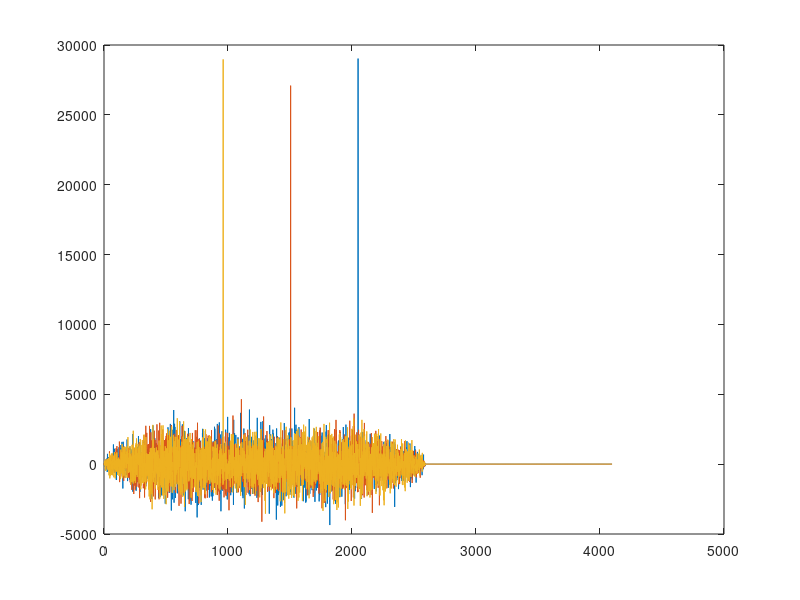

This figure's MATLAB source:
% Wczytywanie danych z pliku 'adsl_x.mat'
Dane = load('adsl_x.mat');
sygnal = Dane.x;

% Ustawienie parametrów sygnału
LiczbaBlokow = 4; % Liczba bloków
DlugoscPrefiksu = 32; % Długość prefiksu
DlugoscBloku = 512; % Długość bloku

% Inicjalizacja wektora dla indeksów początkowych prefiksów
IndeksyPrefiksu = ["i", "i", "i", "i"];
figure;
% Dla każdego bloku:
for b = 1:LiczbaBlokow
    % Obliczanie indeksów początku i końca segmentu sygnału
    start = (b-1)*(DlugoscPrefiksu+DlugoscBloku) + 1;
    koniec = start + DlugoscPrefiksu + DlugoscBloku - 1;
    
    % Sprawdzenie, czy segment mieści się w sygnale
    if koniec <= length(sygnal)
        % Ekstrakcja segmentu sygnału
        segment = sygnal(start:koniec);
        
        % Wykonanie korelacji krzyżowej między segmentem a całym sygnałem
        korelacjaKrzyzowa = xcorr(segment, sygnal);
        
        plot(korelacjaKrzyzowa);
        hold on;
        % Wyznaczenie indeksu o największej wartości korelacji
        [~, maksIndeks] = max(korelacjaKrzyzowa);

        % Ustalenie indeksu początkowego prefiksu na podstawie maksymalnej wartości korelacji
        indeksStartowyPrefiksu = maksIndeks - DlugoscBloku + 1;

        % Zapisywanie wyniku
        IndeksyPrefiksu(b) = indeksStartowyPrefiksu;
    end
end

% Usuwanie nadmairowych prefixów
for i = 1:LiczbaBlokow
    if IndeksyPrefiksu(i) == "i"
        IndeksyPrefiksu(i) = [];
    end
end
% Prezentacja wyników
disp('Indeksy początkowe prefiksów:');
disp(IndeksyPrefiksu);


